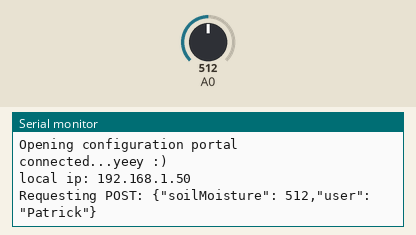
This sketch was run on a simulated ESP8266 (NodeMCU). On the bench: the last lines printed to the serial monitor. Inputs (shaded band) come from the test bench; at power-on: A0 = 512. WiFi joins after 1.5 s; servers stay silent unless stated; uploads are accepted with an empty reply.

Above: at 2.7 s.
2.8 s: A0 set to 716
At 4.0 s:
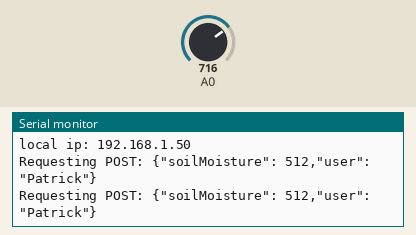
4.5 s: A0 set to 900
At 6.5 s:
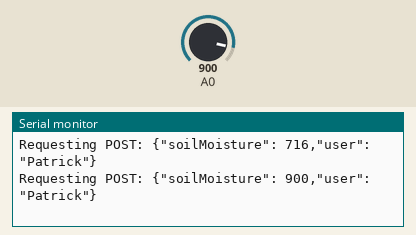
Timing chart, 0 to 8.0 s (numbered marks = the images above; inputs shaded):
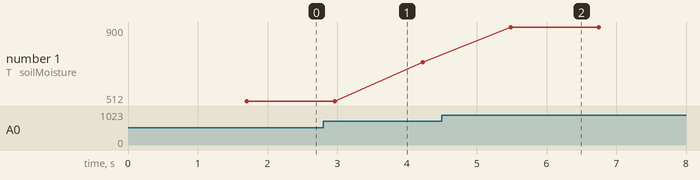

The sketch:

ESP8266_POST_HttpClient.ino
```cpp
#include <ESP8266WiFi.h>
#include <WiFiManager.h>
#include <DNSServer.h>


const char* host = "192.168.188.22";
const int httpPort = 3000;

void setup() {
  Serial.begin(115200);
  Serial.println("\n Starting");

  Serial.println(WiFi.localIP());

  WiFi.printDiag(Serial); //Remove this line if you do not want to see WiFi password printed
  Serial.println("Opening configuration portal");

  WiFiManager wifiManager;
  if (WiFi.SSID()!="") wifiManager.setConfigPortalTimeout(1);
  if (!wifiManager.startConfigPortal())
  {
     Serial.println("Not connected to WiFi but continuing anyway.");
  }
  else
  {
     Serial.println("connected...yeey :)");
  }

  if (WiFi.status()!=WL_CONNECTED)
  {
      Serial.println("failed to connect, finishing setup anyway");
  }
  else
  {
    Serial.print("local ip: ");
    Serial.println(WiFi.localIP());
  }
}

void loop() {
  int soil= analogRead(A0);
  char* user = "Patrick" ;

  WiFiClient client;
  if (!client.connect(host, httpPort)) {
    Serial.println("connection failed");
    return;
  }
   String content = "{\"soilMoisture\": " + String(soil) + ",\"user\": \"" + String(user) + "\"}";
   Serial.print("Requesting POST: ");
   // Send request to the server:
   client.println("POST / HTTP/1.1");
   client.println("Host: server_name");
   client.println("Accept: */*");
   client.println("Content-Length: " + String(content.length()));
   client.println("Content-Type: application/json");
   client.println();
   client.println(content);
   Serial.println(content);

   delay(500); // Can be changed
  if (client.connected()) {
    client.stop();  // DISCONNECT FROM THE SERVER
  }
  delay(500);
}
```

Measured:
- after the input at 4.5 s, the serial monitor: prints a new line after 0.99 s (image 2)
- plotted number 1: 512 → 716 after the input at 2.8 s, 716 → 900 after the input at 4.5 s
